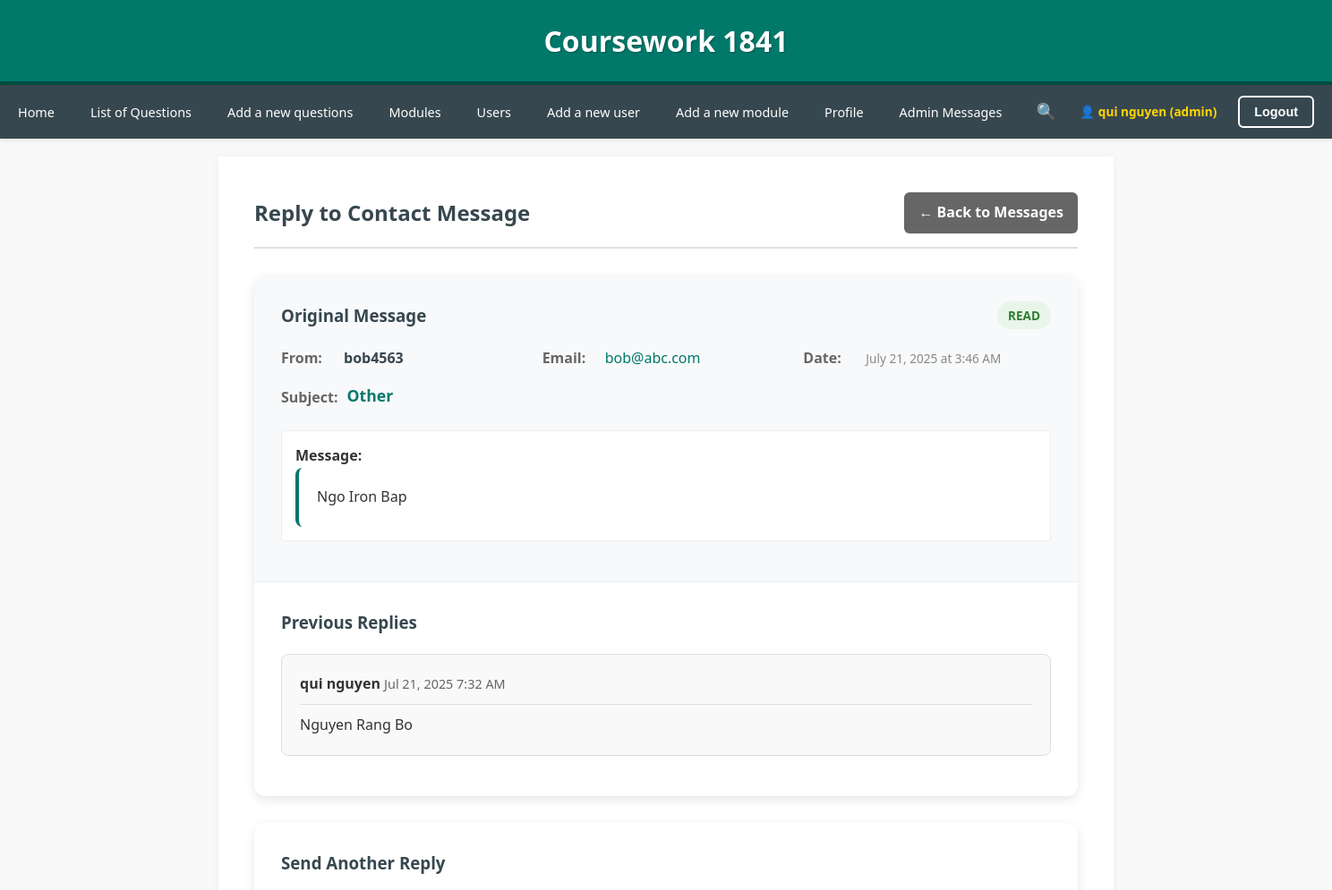
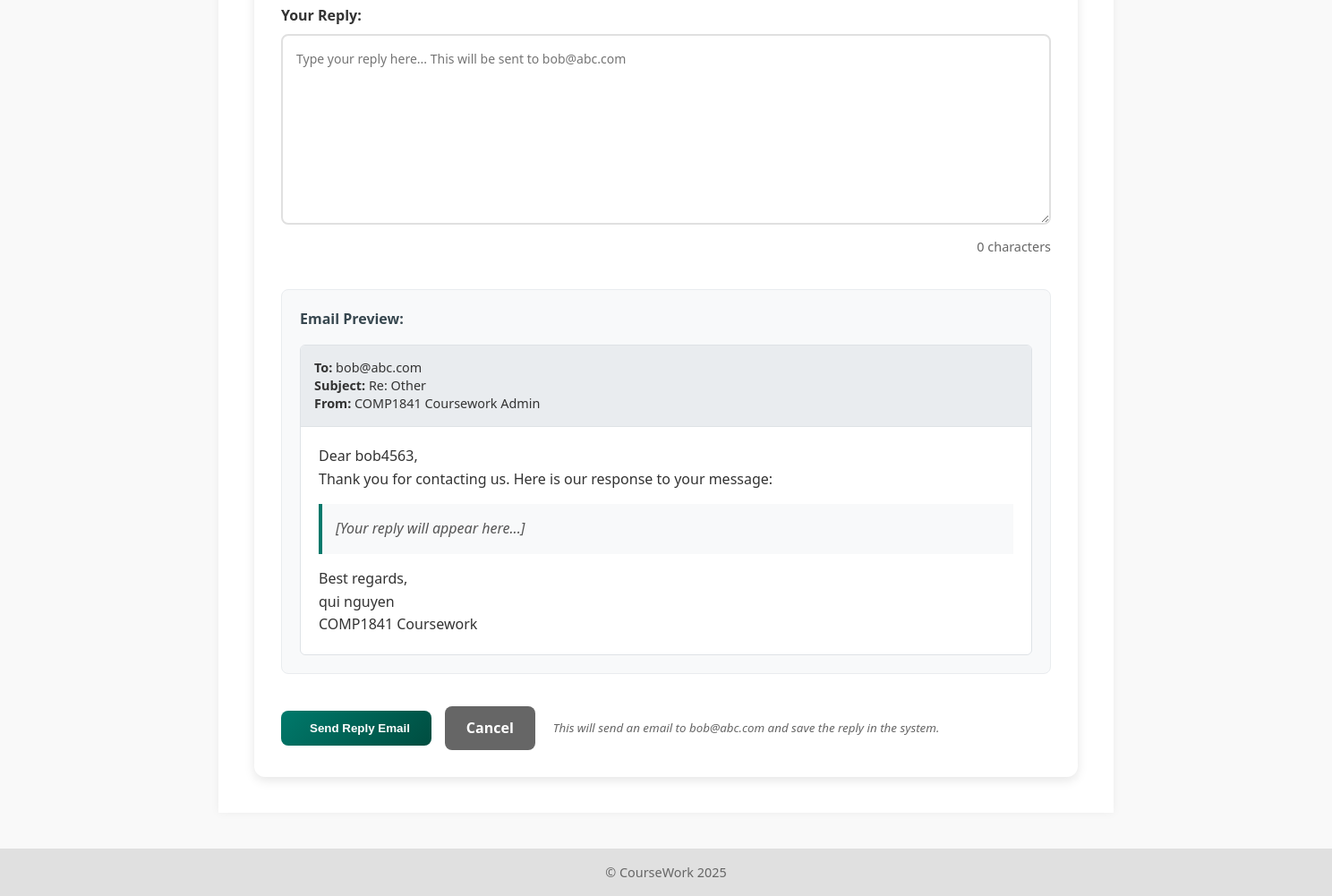
Screenshot of /CW/admin_answer.php?id=10 (signed in) with the database file from the repository (2 pictures, top to bottom).
### tables this page shows
CREATE TABLE `contact_messages` (
  `id` int(11) NOT NULL,
  `name` varchar(255) NOT NULL,
  `email` varchar(255) NOT NULL,
  `subject` varchar(255) NOT NULL,
  `message` text NOT NULL,
  `created_at` timestamp NOT NULL DEFAULT current_timestamp(),
  `is_read` tinyint(1) DEFAULT 0,
  `user_id` int(11) DEFAULT NULL
);

CREATE TABLE `admin_replies` (
  `id` int(11) NOT NULL,
  `message_id` int(11) NOT NULL,
  `admin_id` int(11) NOT NULL,
  `reply_text` text NOT NULL,
  `sent_at` timestamp NOT NULL DEFAULT current_timestamp()
);

CREATE TABLE `user` (
  `id` int(11) NOT NULL,
  `name` varchar(255) NOT NULL,
  `email` varchar(255) NOT NULL,
  `password` varchar(255) NOT NULL,
  `role` enum('admin','user') NOT NULL DEFAULT 'user',
  `image` varchar(255) DEFAULT NULL
);

### CW/admin_answer.php (called while the page is built, shortened)
<?php
include 'includ/DatabaseConnection.php';
include 'includ/DatabaseFunction.php';
$messageId = $_GET['id'];
$adminName = $_SESSION['name'] ?? 'Admin';
try {
    $message = getContactMessageById($pdo, $messageId);
    $existingReplies = getAdminReplies($pdo, $messageId);
} catch (Exception $e) {
    $_SESSION['error_message'] = $e->getMessage();
    header('Location: admin_mess.php');
    exit;
}
include 'tem/admin_answer.html.php';
include 'tem/layout.html.php';

### CW/includ/DatabaseFunction.php (called while the page is built, shortened)
<?php
function getContactMessageById($pdo, $messageId) {
    $stmt = $pdo->prepare("SELECT * FROM contact_messages WHERE id = ?");
    $stmt->execute([$messageId]);
    return $stmt->fetch();
}
function getAdminReplies($pdo, $messageId) {
    $stmt = $pdo->prepare("SELECT ar.*, u.name as admin_name FROM admin_replies ar JOIN user u ON ar.admin_id = u.id WHERE ar.message_id = ? ORDER BY ar.sent_at ASC");
    $stmt->execute([$messageId]);
    return $stmt->fetchAll();
}

### CW/tem/admin_answer.html.php (the view, shortened to what this page needs)
<div class="admin-answer-container">
    <div class="answer-header">
        <h2>Reply to Contact Message</h2>
        <a href="admin_mess.php" class="btn-back">← Back to Messages</a>
    </div>
    <div class="message-details-card">
        <div class="original-message">
            <div class="message-header-info">
                <h3>Original Message</h3>
                <div class="message-status">
                    <span class="status-badge <?= $message['is_read'] ? 'read' : 'unread' ?>">
                        <?= $message['is_read'] ? 'Read' : 'Unread' ?>
                    </span>
                </div>
            </div>
            <div class="sender-details">
                <div class="detail-row">
                    <label>From:</label>
                    <span class="sender-name"><?= htmlspecialchars($message['name']) ?></span>
                </div>
                <div class="detail-row">
                    <label>Email:</label>
                    <span class="sender-email"><?= htmlspecialchars($message['email']) ?></span>
                </div>
                <div class="detail-row">
                    <label>Date:</label>
                    <span class="message-date"><?= date('F j, Y \a\t g:i A', strtotime($message['created_at'])) ?></span>
                </div>
                <div class="detail-row">
                    <label>Subject:</label>
                    <span class="message-subject"><?= htmlspecialchars($message['subject']) ?></span>
                </div>
            </div>
            <div class="message-content">
                <label>Message:</label>
                <div class="message-text">
                    <?= nl2br(htmlspecialchars($message['message'])) ?>
                </div>
            </div>
        </div>
        <?php if (!empty($existingReplies)): ?>
            <div class="existing-replies-section">
                <h3>Previous Replies</h3>
                <?php foreach ($existingReplies as $reply): ?>
                    <div class="reply-item">
                        <div class="reply-header">
                            <strong><?= htmlspecialchars($reply['admin_name']) ?></strong>
                            <span class="reply-date"><?= date('M j, Y g:i A', strtotime($reply['sent_at'])) ?></span>
                        </div>
                        <div class="reply-content">
                            <?= nl2br(htmlspecialchars($reply['reply_text'])) ?>
                        </div>
                    </div>
                <?php endforeach; ?>
            </div>
        <?php endif; ?>
    </div>
    <div class="reply-form-section">
        <h3><?= !empty($existingReplies) ? 'Send Another Reply' : 'Send Reply' ?></h3>
        <form method="post" class="admin-reply-form">
            <div class="form-group">
                <label for="reply_text">Your Reply:</label>
                <textarea
                    name="reply_text"
                    id="reply_text"
                    rows="8"
                    placeholder="Type your reply here... This will be sent to <?= htmlspecialchars($message['email']) ?>"
                    required
                ><?= isset($_POST['reply_text']) ? htmlspecialchars($_POST['reply_text']) : '' ?></textarea>
                <div class="char-counter">
                    <span id="char-count">0</span> characters
                </div>
            </div>
            <div class="email-preview">
                <h4>Email Preview:</h4>
                <div class="preview-box">
                    <div class="preview-header">
                        <strong>To:</strong> <?= htmlspecialchars($message['email']) ?><br>
                        <strong>Subject:</strong> Re: <?= htmlspecialchars($message['subject']) ?><br>
                        <strong>From:</strong> <?= SITE_NAME ?> Admin
                    </div>
                    <div class="preview-content" id="preview-content">
                        <p>Dear <?= htmlspecialchars($message['name']) ?>,</p>
                        <p>Thank you for contacting us. Here is our response to your message:</p>
                        <div class="preview-reply-text" id="preview-reply-text">
                            [Your reply will appear here...]
                        </div>
                        <p>Best regards,<br><?= htmlspecialchars($adminName) ?><br><?= SITE_NAME ?></p>
                    </div>
                </div>
            </div>
            <div class="form-actions">
                <button type="submit" class="btn-send-reply">
                    Send Reply Email
                </button>
                <a href="admin_mess.php" class="btn-cancel">Cancel</a>
                <div class="action-note">
                    <small>
                        This will send an email to <?= htmlspecialchars($message['email']) ?> and save the reply in the system.
                    </small>
                </div>
            </div>
        </form>
    </div>
</div>

### rows the page displays
contact_messages: name "bob4563", email "bob@abc.com", created_at "July 21, 2025 at 3:46 AM", subject "Other", message "Ngo Iron Bap", reply_text "Type your reply here... This will be sent to bob@abc.com"
admin_replies: admin.name "qui nguyen", sent_at "Jul 21, 2025 7:32 AM", reply_text "Nguyen Rang Bo"

### other values shown
$_SESSION['name'] "qui nguyen"
$_SESSION['role'] "admin"
SITE_NAME "COMP1841 Coursework"
$adminName "qui nguyen"
